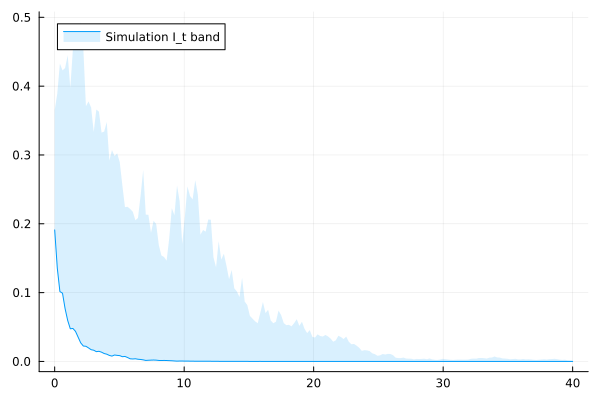

Write Julia code to recreate this figure.
# simulation of extintion example (Figure 2)

include("./SDE_SIS.jl")
using Plots
using PlotlyJS
using Distributions
using FileIO
using ImageMagick

############################ INPUT ###########################################


################# sigma extremes fig 2
sigma_l = 0.32 #0.65 # # fig1
sigma_u = 0.42#0.75 # #
delta_sigma = sigma_u - sigma_l
 
################# beta extremes
beta_l = 0.45
beta_u = 0.50
delta_beta = beta_u - beta_l

################## TimeSubdivitions
Time_extrem = 100
subdivitions = 500

Time = range(0.001, Time_extrem, subdivitions)
h = 1 / subdivitions

################## beta function
y = range(0.0, 1 * Time_extrem, subdivitions)
beta = (delta_beta) * 0.25 * sin.(pi * 2.0 *  0.3 * y) .+ delta_beta * 0.25 * cos.( pi * 2.0 * delta_beta *  0.3 * y) .+ beta_l .+ delta_beta * 0.5
plotlyjs()
Plots.plot(y, beta, color="red", label="β_t")
# Save
Plots.savefig("beta_fig1.png")
img = load("beta_fig1.png")
save("beta_fig1.jpg",img)

################# sigma function
x = range(0.0, 1 * Time_extrem, subdivitions)
sigma = (delta_sigma) * 0.25 * sin.(pi * 2.0 * 0.3275 * x) .+ delta_sigma * 0.25 * cos.(pi * 2.0 * (delta_sigma) * 0.03275 * x) .+ sigma_l .+ delta_sigma * 0.5
plotlyjs()
Plots.plot(x, sigma, color="blue", label="σ_t")
#save
Plots.savefig("sigma_fig1.png")
img2 = load("sigma_fig1.png")
save("sigma_fig1.jpg",img2)





################ Plot I_t evolutPlots.savefig("sigma2.png")ion of 500 trajectories - Example Theorem 2
replications = 500
gamma = 0.7 
mean1 = 0.0
I_0 = 0.3 # suppose that 30% of population are infected
delta = 0.001


# verification of condition R_D <1
R_D = (beta_l + beta_u) * 0.5 / gamma 
# verification R_S < 1
R_S = R_D - (sigma_u / gamma)
# verification sigma_u <= beta_l
sigma_u < beta_l # true in terms of theorem 1




Time_extrem = 40
subdivitions = 200
Time = range(0.001, Time_extrem, subdivitions)
h = 1 / subdivitions

Trajectorie = zeros(replications, subdivitions)
M = SDE_SIS(Time_extrem, subdivitions, h, mean1, sigma, gamma, beta, I_0)
I = M[:, 2]
Trajectorie[1, :] = I
for i = 2:(replications-1)
    M = SDE_SIS(Time_extrem, subdivitions, h, mean1, sigma, gamma, beta, I_0)
    S = M[:, 1]
    I = M[:, 2]
    Trajectorie[i, :] = I#I
end
M = SDE_SIS(Time_extrem, subdivitions, h, mean1, sigma, gamma, beta, I_0)
S = M[:, 1]
I = M[:, 2]
Trajectorie[replications, :] = I#I
extrem_trajectorie = zeros(length(Time), 2)
mean_trajectorie = zeros(length(Time))
for i = 1:(length(Time))
    dat = Trajectorie[:, i]
    mean_trajectorie[i, 1] = quantile(dat, 0.5)
    extrem_trajectorie[i, 1] = minimum(dat)
    extrem_trajectorie[i, 2] = maximum(dat)
end
extintion_figure = Plots.plot(Time, extrem_trajectorie[:, 1],
    fillrange=extrem_trajectorie[:, 2], fillalpha=0.15, c=1,
    label="Simulation I_t band", legend=:topleft)

Plots.savefig("extintion_fig2.png")
img3 = load("extintion_fig2.png")
save("extintion_fig2.jpg",img3)

################ Plot log(I_t)/t evolution of 500 trajectories - Example Theorem 2
replications = 500
gamma = 0.7 
mean1 = 0.0
I_0 = 0.3 # suppose that 30% of population are infected
delta = 0.001

Time_extrem = 40
subdivitions = 200
Time = range(0.001, Time_extrem, subdivitions)
h = 1 / subdivitions

Trajectorie = zeros(replications, subdivitions)
M = SDE_SIS(Time_extrem, subdivitions, h, mean1, sigma, gamma, beta, I_0)
I = M[:, 2]
I = log.(I)./Time#prove extintion theorem
Trajectorie[1, :] = I
for i = 2:(replications-1)
    M = SDE_SIS(Time_extrem, subdivitions, h, mean1, sigma, gamma, beta, I_0)
    S = M[:, 1]
    I = M[:, 2]
    I = log.(I)./Time #prove extintion theorem
    Trajectorie[i, :] = I

end
M = SDE_SIS(Time_extrem, subdivitions, h, mean1, sigma, gamma, beta, I_0)
S = M[:, 1]
I = M[:, 2];
I = log.(I) ./ Time#prove extintion theorem
Trajectorie[replications, :] = I#I
extrem_trajectorie = zeros(length(Time), 2)
mean_trajectorie = zeros(length(Time))
for i = 1:(length(Time))
    dat = Trajectorie[:, i]
    mean_trajectorie[i, 1] = quantile(dat, 0.5)#0.95
    extrem_trajectorie[i, 1] = minimum(dat)
    extrem_trajectorie[i, 2] = maximum(dat)
end
extintion_log_figure = Plots.plot(Time, extrem_trajectorie[:, 1],
    fillrange=extrem_trajectorie[:, 2], fillalpha=0.15, c=1,
    label="Simulation log(I_t)/t band", legend=:topright)

Plots.savefig("extintion_log_fig2.png")
img4 = load("extintion_log_fig2.png")
save("extintion_log_fig2.jpg",img4)

################## Simulation example Theorem 3










################# sigma extremes
sigma_l = 0.72
sigma_u = 0.78
delta_sigma = sigma_u - sigma_l

################# sigma function
x = range(0.0, 1 * Time_extrem, subdivitions)
sigma = (delta_sigma) * 0.25 * sin.(pi * 2.0 * 0.3275 * x) .+ delta_sigma * 0.25 * cos.(pi * 2.0 * (delta_sigma) * 0.03275 * x) .+ sigma_l .+ delta_sigma * 0.5
plotlyjs()
Plots.plot(x, sigma, color="blue", label="σ_t")


################ Plot I_t evolution of 500 trajectories - Example Theorem 3
replications = 500
gamma = 0.7 
mean = 0.0
I_0 = 0.3 # suppose that 30% of population are infected
delta = 0.001

Time_extrem = 40
subdivitions = 50
Time = range(0.001, Time_extrem, subdivitions)
h = 1 / subdivitions

Trajectorie = zeros(replications, subdivitions)
M = SDE_SIS(Time_extrem, subdivitions, h, mean1, sigma, gamma, beta, I_0)
I = M[:, 2]
Trajectorie[1, :] = I
for i = 2:(replications-1)
    M = SDE_SIS(Time_extrem, subdivitions, h, mean1, sigma, gamma, beta, I_0)
    S = M[:, 1]
    I = M[:, 2]
    #   I = log.(I)./Time#prove extintion theorem
    Trajectorie[i, :] = I#I
    #plot!(graf, Time, I, color="green", title="", label="")#I

end
M = SDE_SIS(Time_extrem, subdivitions, h, mean1, sigma, gamma, beta, I_0)
S = M[:, 1]
I = M[:, 2];
#I = log.(I) ./ Time#prove extintion theorem
Trajectorie[replications, :] = I#I
extrem_trajectorie = zeros(length(Time), 2)
mean_trajectorie = zeros(length(Time))
for i = 1:(length(Time))
    dat = Trajectorie[:, i]
    mean_trajectorie[i, 1] = quantile(dat, 0.5)#0.95
    extrem_trajectorie[i, 1] = minimum(dat)
    extrem_trajectorie[i, 2] = maximum(dat)
end
graf1 = Plots.plot(Time, extrem_trajectorie[:, 1],
    fillrange=extrem_trajectorie[:, 2], fillalpha=0.15, c=1,
    label="Simulation I_t band", legend=:topleft)

################ Plot log(I_t)/t evolution of 500 trajectories - Example Theorem 3
replications = 500
gamma = 0.7 
mean = 0.0
I_0 = 0.3 # suppose that 30% of population are infected
delta = 0.001

Time_extrem = 40
subdivitions = 50
Time = range(0.001, Time_extrem, subdivitions)
h = 1 / subdivitions

Trajectorie = zeros(replications, subdivitions)
M = SDE_SIS(Time_extrem, subdivitions, h, mean1, sigma, gamma, beta, I_0)
I = M[:, 2]
I = log.(I)./Time#prove extintion theorem
Trajectorie[1, :] = I
for i = 2:(replications-1)
    M = SDE_SIS(Time_extrem, subdivitions, h, mean1, sigma, gamma, beta, I_0)
    S = M[:, 1]
    I = M[:, 2]
    I = log.(I)./Time #prove extintion theorem
    Trajectorie[i, :] = I

end
M = SDE_SIS(Time_extrem, subdivitions, h, mean1, sigma, gamma, beta, I_0)
S = M[:, 1]
I = M[:, 2];
I = log.(I) ./ Time#prove extintion theorem
Trajectorie[replications, :] = I#I
extrem_trajectorie = zeros(length(Time), 2)
mean_trajectorie = zeros(length(Time))
for i = 1:(length(Time))
    dat = Trajectorie[:, i]
    mean_trajectorie[i, 1] = quantile(dat, 0.5)#0.95
    extrem_trajectorie[i, 1] = minimum(dat)
    extrem_trajectorie[i, 2] = maximum(dat)
end
graf2 = Plots.plot(Time, extrem_trajectorie[:, 1],
    fillrange=extrem_trajectorie[:, 2], fillalpha=0.15, c=1,
    label="Simulation log(I_t)/t band", legend=:topright)
